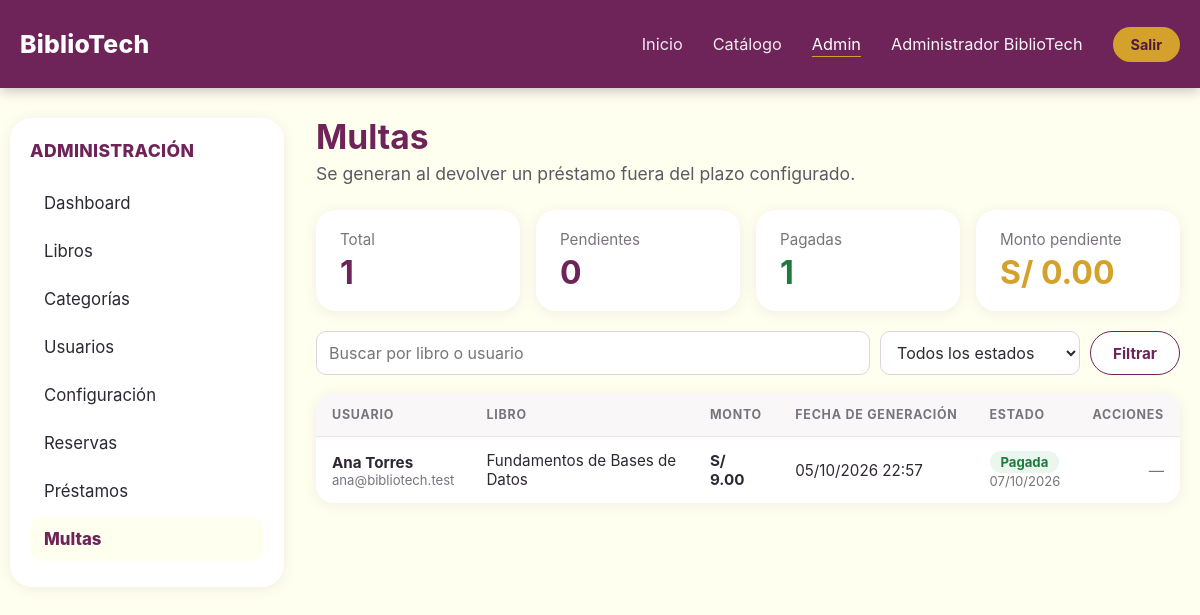
The page /admin/multas (signed in) on the database its author committed.
### tables this page shows
CREATE TABLE IF NOT EXISTS multas (
    id               BIGINT UNSIGNED NOT NULL AUTO_INCREMENT,
    id_prestamo      BIGINT UNSIGNED NOT NULL,
    monto            DECIMAL(10,2) NOT NULL,
    estado           ENUM('pendiente','pagada','condonada') NOT NULL DEFAULT 'pendiente',
    fecha_generacion DATETIME NOT NULL,
    fecha_pago       DATETIME NULL,
    created_at       TIMESTAMP NOT NULL DEFAULT CURRENT_TIMESTAMP,
    updated_at       TIMESTAMP NOT NULL DEFAULT CURRENT_TIMESTAMP ON UPDATE CURRENT_TIMESTAMP,
    PRIMARY KEY (id),
    KEY idx_multas_prestamo (id_prestamo),
    CONSTRAINT fk_multas_prestamo FOREIGN KEY (id_prestamo) REFERENCES prestamos (id)
);

CREATE TABLE IF NOT EXISTS usuarios (
    id            BIGINT UNSIGNED NOT NULL AUTO_INCREMENT,
    nombre        VARCHAR(120) NOT NULL,
    email         VARCHAR(180) NOT NULL,
    password_hash VARCHAR(255) NOT NULL,
    rol           ENUM('estudiante','bibliotecario','administrador') NOT NULL DEFAULT 'estudiante',
    estado        ENUM('activo','bloqueado') NOT NULL DEFAULT 'activo',
    created_at    TIMESTAMP NOT NULL DEFAULT CURRENT_TIMESTAMP,
    updated_at    TIMESTAMP NOT NULL DEFAULT CURRENT_TIMESTAMP ON UPDATE CURRENT_TIMESTAMP,
    PRIMARY KEY (id),
    UNIQUE KEY uq_usuarios_email (email)
);

CREATE TABLE IF NOT EXISTS libros (
    id               BIGINT UNSIGNED NOT NULL AUTO_INCREMENT,
    titulo           VARCHAR(255) NOT NULL,
    autor            VARCHAR(180) NOT NULL,
    isbn             VARCHAR(20) NOT NULL,
    id_categoria     BIGINT UNSIGNED NOT NULL,
    editorial        VARCHAR(150) NULL,
    anio             SMALLINT UNSIGNED NULL,
    portada_url      VARCHAR(500) NULL,
    sinopsis         TEXT NULL,
    stock_total      INT UNSIGNED NOT NULL DEFAULT 1,
    stock_disponible INT UNSIGNED NOT NULL DEFAULT 1,
    created_at       TIMESTAMP NOT NULL DEFAULT CURRENT_TIMESTAMP,
    updated_at       TIMESTAMP NOT NULL DEFAULT CURRENT_TIMESTAMP ON UPDATE CURRENT_TIMESTAMP,
    PRIMARY KEY (id),
    UNIQUE KEY uq_libros_isbn (isbn),
    KEY idx_libros_categoria (id_categoria),
    CONSTRAINT fk_libros_categoria FOREIGN KEY (id_categoria) REFERENCES categorias (id)
);

### app/Views/admin/multas/index.php (the view, shortened to what the rows shown need)
<div class="adm-head">
    <div>
        <h1 class="adm-title">Multas</h1>
    </div>
</div>
<div class="adm-table-wrap">
    <table class="adm-table">
        <thead>
        <tr><th>Usuario</th><th>Libro</th><th>Monto</th><th>Fecha de generación</th><th>Estado</th><th class="right">Acciones</th></tr>
        </thead>
        <tbody>
        <?php foreach ($filas as $f): ?>
            <tr>
                <td><strong><?= View::e($f['usuario']) ?></strong><small class="adm-sub"><?= View::e($f['email']) ?></small></td>
                <td><?= View::e($f['libro']) ?></td>
                <td><strong><?= View::soles($f['monto']) ?></strong></td>
                <td><?= View::fecha($f['fecha_generacion'], true) ?></td>
                <td><?= View::badge((string) $f['estado']) ?><?= $f['fecha_pago'] !== null ? '<small class="adm-sub">' . View::fecha($f['fecha_pago']) . '</small>' : '' ?></td>
                <td class="right actions">
                    <?php if ($f['estado'] === 'pendiente'): ?>
                        <form method="post" action="<?= View::url('/admin/multas/pagar') ?>" data-confirm="¿Registrar el pago de <?= View::e(View::soles($f['monto'])) ?> de <?= View::e($f['usuario']) ?>?">
                            <input type="hidden" name="_csrf_token" value="<?= View::e($csrf) ?>">
                            <input type="hidden" name="id" value="<?= (int) $f['id'] ?>">
                            <button class="adm-link" type="submit">Registrar pago</button>
                        </form>
                        <form method="post" action="<?= View::url('/admin/multas/condonar') ?>" data-confirm="¿Condonar esta multa? No se cobrará.">
                            <input type="hidden" name="_csrf_token" value="<?= View::e($csrf) ?>">
                            <input type="hidden" name="id" value="<?= (int) $f['id'] ?>">
                            <button class="adm-link adm-danger" type="submit">Condonar</button>
                        </form>
                    <?php else: ?>
                        <span class="adm-muted">—</span>
                    <?php endif; ?>
                </td>
            </tr>
        <?php endforeach; ?>
        </tbody>
    </table>
</div>

### app/Core/View.php (shortened to what the rows shown need)
<?php
final class View
{
    public static function e(mixed $value): string
    {
        return htmlspecialchars((string) $value, ENT_QUOTES | ENT_SUBSTITUTE, 'UTF-8');
    }
    public static function render(string $view, array $data = [], string $layout = 'admin/layout'): void
    {
        $viewsPath = dirname(__DIR__) . '/Views/';
        extract($data, EXTR_SKIP);
        require $viewsPath . $view . '.php';
    }
    public static function fecha(?string $value, bool $conHora = false): string
    {
        $time = strtotime($value);
        return $time === false ? '—' : date($conHora ? 'd/m/Y H:i' : 'd/m/Y', $time);
    }
    public static function soles(float|int|string|null $amount): string
    {
        return 'S/ ' . number_format((float) $amount, 2, '.', ',');
    }
    public static function badge(string $valor, ?string $texto = null): string
    {
        $clase = match ($valor) {
            'activo', 'pagada', 'confirmada', 'devuelto', 'estudiante' => 'ok',
            'pendiente', 'bibliotecario' => 'warn',
            'vencido', 'bloqueado', 'expirada' => 'bad',
            'administrador' => 'brand',
            default => 'muted',
        };
        return '<span class="adm-badge adm-badge-' . $clase . '">' . self::e($texto ?? ucfirst($valor)) . '</span>';
    }
}

### rows shown on the page
multas: usuarios.nombre "Ana Torres", usuarios.email "ana@bibliotech.test", libros.titulo "Fundamentos de Bases de Datos", monto "S/ 9.00", fecha_generacion "05/10/2026 22:57", estado "Pagada", fecha_pago "07/10/2026"

### other values the page prints
View::e($usuario['nombre'] ?? '') "Administrador BiblioTech"
View::e($etiqueta) "Dashboard"
View::e($etiqueta) "Libros"
View::e($etiqueta) "Categorías"
View::e($etiqueta) "Usuarios"
View::e($etiqueta) "Configuración"
View::e($etiqueta) "Reservas"
View::e($etiqueta) "Préstamos"
View::e($etiqueta) "Multas"
$resumen['total'] "1"
$resumen['pendientes'] "0"
$resumen['pagadas'] "1"
View::soles($resumen['monto_pendiente']) "S/ 0.00"
